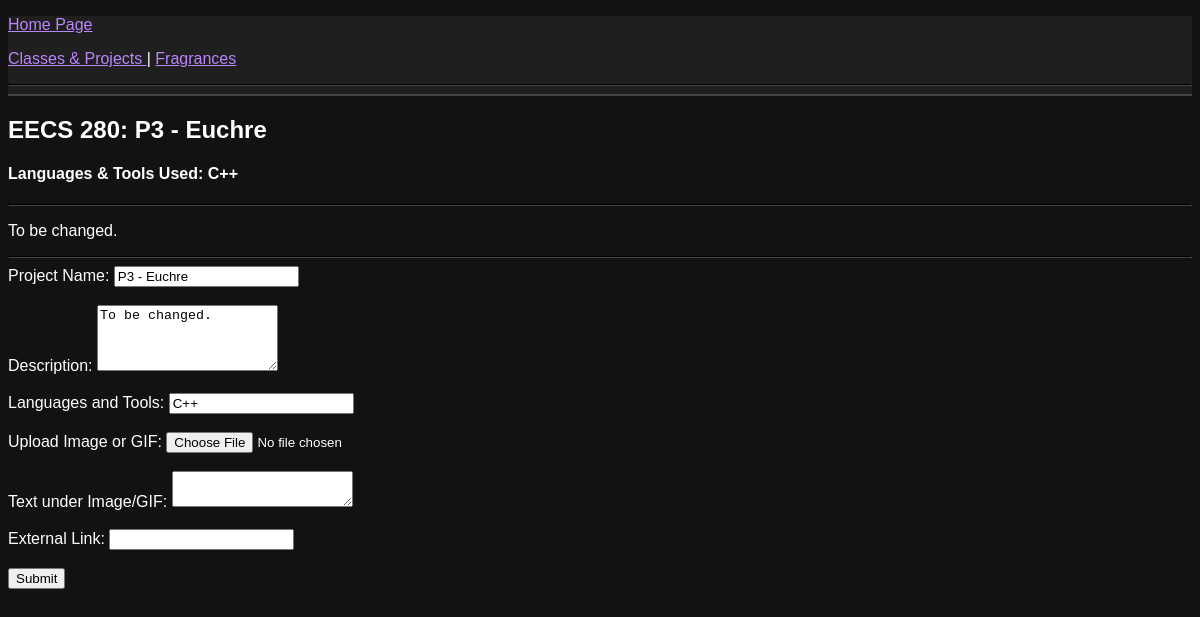
Screenshot of /classes/280-3/ with the database file from the repository.
### tables this page shows
CREATE TABLE projects
(
    project_id VARCHAR(10) NOT NULL,
    project_name VARCHAR(64) NOT NULL,
    text VARCHAR(1024) NOT NULL,
    languages_and_tools VARCHAR(64) NOT NULL,
    class_code VARCHAR(22),

	PRIMARY KEY (project_id),
    FOREIGN KEY (class_code) REFERENCES classes(class_code) ON DELETE CASCADE
);

### mywebsite/views/projects.py (the view, shortened to what this page needs)
@mywebsite.app.route('/classes/<project_id_slug>/', methods=['GET', 'POST'])
def show_project(project_id_slug):
    connection = mywebsite.model.get_db()
    is_admin = True
    if 'username' in session:
        is_admin = True
    cur = connection.execute(
        "SELECT * FROM projects WHERE project_id = ?",
        (project_id_slug, )
    )
    project_data = cur.fetchone()  # Fetch one record matching the project_id_slug
    context = {"is_admin": is_admin, "project_data": project_data}
    return render_template("project.html", **context)

### mywebsite/model.py (called while the page is built)
def dict_factory(cursor, row):
    return {col[0]: row[idx] for idx, col in enumerate(cursor.description)}

def get_db():
    if 'sqlite_db' not in flask.g:
        db_filename = mywebsite.app.config['DATABASE_FILENAME']
        flask.g.sqlite_db = sqlite3.connect(str(db_filename))
        flask.g.sqlite_db.row_factory = dict_factory
        flask.g.sqlite_db.execute("PRAGMA foreign_keys = ON")
    return flask.g.sqlite_db

### mywebsite/templates/project.html (shortened to what this page needs)
<!DOCTYPE html>
<html lang="en">
<head>
    <link rel="stylesheet" href="{{ url_for('static', filename='style.css') }}">
</head>
<body class="dark-mode">
    <header>
        <nav>
            <div class="container">
                <p style="display: flex; align-items:center" >
                    <a href="/"> Home Page </a>
                </p>
                <p>
                    <a href="/classes/"> Classes & Projects </a>
                    |
                    <a href="/fragrances/"> Fragrances </a>
                </p>
            </div>
            <hr>
        </nav>
    </header>
    <section>
        <h1> {{ project_data.class_code }}: {{ project_data.project_name }} </h1>
        <h4> Languages & Tools Used: {{ project_data.languages_and_tools }}</h4>
        <hr>
        <p> {{ project_data.text }}</p>
    </section>
    {% if is_admin %}
    <hr>
    <form action="{{ url_for('show_project', project_id_slug=project_data['project_id']) }}" method="post" enctype="multipart/form-data">
        <label for="project_name">Project Name:</label>
        <input type="text" id="project_name" name="project_name" value="{{ project_data['project_name'] }}"/><br><br>
        <label for="text">Description:</label>
        <textarea id="text" name="text" rows="4">{{ project_data['text'] }}</textarea><br><br>
        <label for="languages_and_tools">Languages and Tools:</label>
        <input type="text" id="languages_and_tools" name="languages_and_tools" value="{{ project_data['languages_and_tools'] }}"/><br><br>
        <label for="image">Upload Image or GIF:</label>
        <input type="file" id="image" name="image" accept="image/*"/><br><br>
        <label for="image_text">Text under Image/GIF:</label>
        <textarea id="image_text" name="image_text" rows="2">{{ project_data['image_text'] }}</textarea><br><br>
        <label for="external_link">External Link:</label>
        <input type="url" id="external_link" name="external_link" value="{{ project_data['external_link'] }}"/><br><br>
        <input type="submit" name="update" value="Submit"/>
    </form>
    {% endif %}
</body>
</html>

### mywebsite/static/style.css (style rules this page uses)
body.dark-mode { background-color: #121212; color: #ffffff; font-family: 'Montserrat', sans-serif; }
header, nav { background-color: #1f1f1f; border-bottom: 1px solid #444444; }
a { color: #bb86fc; }
hr { border-color: #444444; }

### rows the page displays
projects: class_code "EECS 280", project_name "P3 - Euchre", languages_and_tools "C++", text "To be changed."
